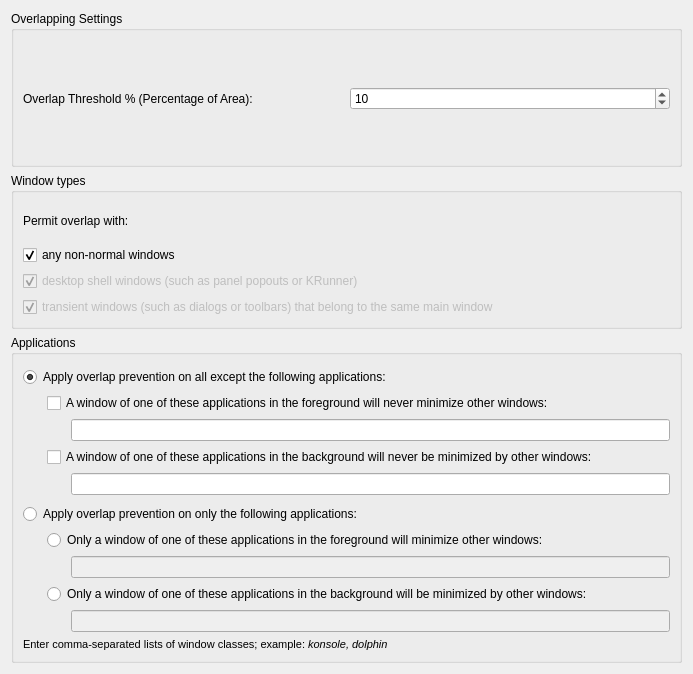
<?xml version="1.0" encoding="UTF-8"?>
<ui version="4.0">
 <class>KWin::FloatingTilesConfigForm</class>
 <widget class="QWidget" name="KWin::FloatingTilesConfigForm">
  <property name="geometry">
   <rect>
    <x>0</x>
    <y>0</y>
    <width>693</width>
    <height>674</height>
   </rect>
  </property>
  <property name="windowTitle">
   <string>Floating Tiles</string>
  </property>
  <layout class="QVBoxLayout" name="verticalLayout_8">
   <item>
    <layout class="QVBoxLayout" name="verticalLayout_5">
    <item>
      <widget class="QGroupBox" name="groupBox_1">
       <property name="title">
        <string>Overlapping Settings</string>
       </property>
       <layout class="QVBoxLayout" name="verticalLayout_3">
        <item>
         <layout class="QVBoxLayout" name="verticalLayout_2">
          <item>
           <spacer name="spacer_excludeMode">
            <property name="orientation">
             <enum>Qt::Vertical</enum>
            </property>
            <property name="sizeType">
             <enum>QSizePolicy::Fixed</enum>
            </property>
            <property name="sizeHint" stdset="0">
             <size>
              <width>20</width>
              <height>3</height>
             </size>
            </property>
           </spacer>
          </item>
         </layout>
        </item>
        <item>
         <layout class="QHBoxLayout" name="horizontalLayout_1">
          <item>
           <widget class="QLabel" name="label_overlapThreshold">
            <property name="text">
             <string>Overlap Threshold % (Percentage of Area):</string>
            </property>
           </widget>
          </item>
          <item>
           <widget class="QSpinBox" name="kcfg_overlapThreshold">
            <property name="minimum">
             <number>0</number>
            </property>
            <property name="maximum">
             <number>100</number>
            </property>
            <property name="value">
             <number>10</number>
            </property>
           </widget>
          </item>
         </layout>
        </item>
       </layout>
      </widget>
     </item>
     <item>
      <widget class="QGroupBox" name="groupBox_3">
       <property name="title">
        <string>Window types</string>
       </property>
       <layout class="QVBoxLayout" name="verticalLayout_7">
        <item>
         <layout class="QVBoxLayout" name="verticalLayout_6">
          <item>
           <widget class="QLabel" name="label">
            <property name="text">
             <string>Permit overlap with:</string>
            </property>
           </widget>
          </item>
          <item>
           <widget class="QCheckBox" name="kcfg_ignoreNonnormal">
            <property name="text">
             <string>any non-normal windows</string>
            </property>
            <property name="checked">
             <bool>true</bool>
            </property>
           </widget>
          </item>
          <item>
           <widget class="QCheckBox" name="kcfg_ignoreSpecial">
            <property name="enabled">
             <bool>false</bool>
            </property>
            <property name="text">
             <string>desktop shell windows (such as panel popouts or KRunner)</string>
            </property>
            <property name="checked">
             <bool>true</bool>
            </property>
           </widget>
          </item>
          <item>
           <widget class="QCheckBox" name="kcfg_ignoreTransient">
            <property name="enabled">
             <bool>false</bool>
            </property>
            <property name="text">
             <string>transient windows (such as dialogs or toolbars) that belong to the same main window</string>
            </property>
            <property name="checked">
             <bool>true</bool>
            </property>
           </widget>
          </item>
         </layout>
        </item>
       </layout>
      </widget>
     </item>
     <item>
      <widget class="QGroupBox" name="groupBox_2">
       <property name="title">
        <string>Applications</string>
       </property>
       <layout class="QVBoxLayout" name="verticalLayout_3">
        <item>
         <layout class="QVBoxLayout" name="verticalLayout_2">
          <item>
           <spacer name="spacer_excludeMode">
            <property name="orientation">
             <enum>Qt::Vertical</enum>
            </property>
            <property name="sizeType">
             <enum>QSizePolicy::Fixed</enum>
            </property>
            <property name="sizeHint" stdset="0">
             <size>
              <width>20</width>
              <height>3</height>
             </size>
            </property>
           </spacer>
          </item>
          <item>
           <widget class="QRadioButton" name="kcfg_excludeMode">
            <property name="text">
             <string>Apply overlap prevention on all except the following applications:</string>
            </property>
            <property name="checked">
             <bool>true</bool>
            </property>
           </widget>
          </item>
          <item>
           <layout class="QHBoxLayout" name="horizontalLayout">
            <item>
             <spacer name="horizontalSpacer">
              <property name="orientation">
               <enum>Qt::Horizontal</enum>
              </property>
              <property name="sizeType">
               <enum>QSizePolicy::Fixed</enum>
              </property>
              <property name="sizeHint" stdset="0">
               <size>
                <width>24</width>
                <height>20</height>
               </size>
              </property>
             </spacer>
            </item>
            <item>
             <widget class="QCheckBox" name="kcfg_excludeForeground">
              <property name="text">
               <string>A window of one of these applications in the foreground will never minimize other windows:</string>
              </property>
             </widget>
            </item>
           </layout>
          </item>
          <item>
           <layout class="QHBoxLayout" name="horizontalLayout_2">
            <item>
             <spacer name="horizontalSpacer_2">
              <property name="orientation">
               <enum>Qt::Horizontal</enum>
              </property>
              <property name="sizeType">
               <enum>QSizePolicy::Fixed</enum>
              </property>
              <property name="sizeHint" stdset="0">
               <size>
                <width>24</width>
                <height>20</height>
               </size>
              </property>
             </spacer>
            </item>
            <item>
             <spacer name="horizontalSpacer_10">
              <property name="orientation">
               <enum>Qt::Horizontal</enum>
              </property>
              <property name="sizeType">
               <enum>QSizePolicy::Fixed</enum>
              </property>
              <property name="sizeHint" stdset="0">
               <size>
                <width>24</width>
                <height>20</height>
               </size>
              </property>
             </spacer>
            </item>
            <item>
             <widget class="QLineEdit" name="kcfg_excludedAppsForeground">
              <property name="text">
               <string/>
              </property>
             </widget>
            </item>
           </layout>
          </item>
          <item>
           <layout class="QHBoxLayout" name="horizontalLayout_3">
            <item>
             <spacer name="horizontalSpacer_3">
              <property name="orientation">
               <enum>Qt::Horizontal</enum>
              </property>
              <property name="sizeType">
               <enum>QSizePolicy::Fixed</enum>
              </property>
              <property name="sizeHint" stdset="0">
               <size>
                <width>24</width>
                <height>20</height>
               </size>
              </property>
             </spacer>
            </item>
            <item>
             <widget class="QCheckBox" name="kcfg_excludeBackground">
              <property name="text">
               <string>A window of one of these applications in the background will never be minimized by other windows:</string>
              </property>
             </widget>
            </item>
           </layout>
          </item>
          <item>
           <layout class="QHBoxLayout" name="horizontalLayout_4">
            <item>
             <spacer name="horizontalSpacer_4">
              <property name="orientation">
               <enum>Qt::Horizontal</enum>
              </property>
              <property name="sizeType">
               <enum>QSizePolicy::Fixed</enum>
              </property>
              <property name="sizeHint" stdset="0">
               <size>
                <width>24</width>
                <height>20</height>
               </size>
              </property>
             </spacer>
            </item>
            <item>
             <spacer name="horizontalSpacer_11">
              <property name="orientation">
               <enum>Qt::Horizontal</enum>
              </property>
              <property name="sizeType">
               <enum>QSizePolicy::Fixed</enum>
              </property>
              <property name="sizeHint" stdset="0">
               <size>
                <width>24</width>
                <height>20</height>
               </size>
              </property>
             </spacer>
            </item>
            <item>
             <widget class="QLineEdit" name="kcfg_excludedAppsBackground"/>
            </item>
           </layout>
          </item>
          <item>
           <spacer name="spacer_includeMode">
            <property name="orientation">
             <enum>Qt::Vertical</enum>
            </property>
            <property name="sizeType">
             <enum>QSizePolicy::Fixed</enum>
            </property>
            <property name="sizeHint" stdset="0">
             <size>
              <width>20</width>
              <height>3</height>
             </size>
            </property>
           </spacer>
          </item>
          <item>
           <widget class="QRadioButton" name="kcfg_includeMode">
            <property name="text">
             <string>Apply overlap prevention on only the following applications:</string>
            </property>
           </widget>
          </item>
          <item>
           <layout class="QHBoxLayout" name="horizontalLayout_5">
            <item>
             <spacer name="horizontalSpacer_5">
              <property name="orientation">
               <enum>Qt::Horizontal</enum>
              </property>
              <property name="sizeType">
               <enum>QSizePolicy::Fixed</enum>
              </property>
              <property name="sizeHint" stdset="0">
               <size>
                <width>24</width>
                <height>20</height>
               </size>
              </property>
             </spacer>
            </item>
            <item>
             <widget class="QRadioButton" name="kcfg_includeForeground">
              <property name="text">
               <string>Only a window of one of these applications in the foreground will minimize other windows:</string>
              </property>
             </widget>
            </item>
           </layout>
          </item>
          <item>
           <layout class="QHBoxLayout" name="horizontalLayout_6">
            <item>
             <spacer name="horizontalSpacer_6">
              <property name="orientation">
               <enum>Qt::Horizontal</enum>
              </property>
              <property name="sizeType">
               <enum>QSizePolicy::Fixed</enum>
              </property>
              <property name="sizeHint" stdset="0">
               <size>
                <width>24</width>
                <height>20</height>
               </size>
              </property>
             </spacer>
            </item>
            <item>
             <spacer name="horizontalSpacer_12">
              <property name="orientation">
               <enum>Qt::Horizontal</enum>
              </property>
              <property name="sizeType">
               <enum>QSizePolicy::Fixed</enum>
              </property>
              <property name="sizeHint" stdset="0">
               <size>
                <width>24</width>
                <height>20</height>
               </size>
              </property>
             </spacer>
            </item>
            <item>
             <widget class="QLineEdit" name="kcfg_includedAppsForeground">
              <property name="enabled">
               <bool>false</bool>
              </property>
             </widget>
            </item>
           </layout>
          </item>
          <item>
           <layout class="QHBoxLayout" name="horizontalLayout_7">
            <item>
             <spacer name="horizontalSpacer_7">
              <property name="orientation">
               <enum>Qt::Horizontal</enum>
              </property>
              <property name="sizeType">
               <enum>QSizePolicy::Fixed</enum>
              </property>
              <property name="sizeHint" stdset="0">
               <size>
                <width>24</width>
                <height>20</height>
               </size>
              </property>
             </spacer>
            </item>
            <item>
             <widget class="QRadioButton" name="kcfg_includeBackground">
              <property name="text">
               <string>Only a window of one of these applications in the background will be minimized by other windows:</string>
              </property>
             </widget>
            </item>
           </layout>
          </item>
          <item>
           <layout class="QHBoxLayout" name="horizontalLayout_8">
            <item>
             <spacer name="horizontalSpacer_8">
              <property name="orientation">
               <enum>Qt::Horizontal</enum>
              </property>
              <property name="sizeType">
               <enum>QSizePolicy::Fixed</enum>
              </property>
              <property name="sizeHint" stdset="0">
               <size>
                <width>24</width>
                <height>20</height>
               </size>
              </property>
             </spacer>
            </item>
            <item>
             <spacer name="horizontalSpacer_13">
              <property name="orientation">
               <enum>Qt::Horizontal</enum>
              </property>
              <property name="sizeType">
               <enum>QSizePolicy::Fixed</enum>
              </property>
              <property name="sizeHint" stdset="0">
               <size>
                <width>24</width>
                <height>20</height>
               </size>
              </property>
             </spacer>
            </item>
            <item>
             <widget class="QLineEdit" name="kcfg_includedAppsBackground">
              <property name="enabled">
               <bool>false</bool>
              </property>
             </widget>
            </item>
           </layout>
          </item>
          <item>
           <widget class="QLabel" name="label_5">
            <property name="text">
             <string>&lt;html&gt;&lt;head/&gt;&lt;body&gt;&lt;p&gt;&lt;span style=&quot; font-size:8pt;&quot;&gt;Enter comma-separated lists of window classes; example: &lt;/span&gt;&lt;span style=&quot; font-size:8pt; font-style:italic;&quot;&gt;konsole, dolphin&lt;/span&gt;&lt;/p&gt;&lt;/body&gt;&lt;/html&gt;</string>
            </property>
            <property name="wordWrap">
             <bool>true</bool>
            </property>
           </widget>
          </item>
         </layout>
        </item>
       </layout>
      </widget>
     </item>
    </layout>
   </item>
  </layout>
 </widget>
 <resources/>
 <connections>
  <connection>
   <sender>kcfg_excludeForeground</sender>
   <signal>toggled(bool)</signal>
   <receiver>kcfg_excludedAppsForeground</receiver>
   <slot>setEnabled(bool)</slot>
   <hints>
    <hint type="sourcelabel">
     <x>361</x>
     <y>347</y>
    </hint>
    <hint type="destinationlabel">
     <x>376</x>
     <y>381</y>
    </hint>
   </hints>
  </connection>
  <connection>
   <sender>kcfg_excludeBackground</sender>
   <signal>toggled(bool)</signal>
   <receiver>kcfg_excludedAppsBackground</receiver>
   <slot>setEnabled(bool)</slot>
   <hints>
    <hint type="sourcelabel">
     <x>361</x>
     <y>415</y>
    </hint>
    <hint type="destinationlabel">
     <x>376</x>
     <y>449</y>
    </hint>
   </hints>
  </connection>
  <connection>
   <sender>kcfg_includeBackground</sender>
   <signal>toggled(bool)</signal>
   <receiver>kcfg_includedAppsBackground</receiver>
   <slot>setEnabled(bool)</slot>
   <hints>
    <hint type="sourcelabel">
     <x>361</x>
     <y>587</y>
    </hint>
    <hint type="destinationlabel">
     <x>20</x>
     <y>20</y>
    </hint>
   </hints>
  </connection>
  <connection>
   <sender>kcfg_autoRestore</sender>
   <signal>toggled(bool)</signal>
   <receiver>kcfg_autoReactivate</receiver>
   <slot>setEnabled(bool)</slot>
   <hints>
    <hint type="sourcelabel">
     <x>346</x>
     <y>52</y>
    </hint>
    <hint type="destinationlabel">
     <x>359</x>
     <y>81</y>
    </hint>
   </hints>
  </connection>
  <connection>
   <sender>kcfg_ignoreNonnormal</sender>
   <signal>toggled(bool)</signal>
   <receiver>kcfg_ignoreSpecial</receiver>
   <slot>setChecked(bool)</slot>
   <hints>
    <hint type="sourcelabel">
     <x>346</x>
     <y>178</y>
    </hint>
    <hint type="destinationlabel">
     <x>346</x>
     <y>206</y>
    </hint>
   </hints>
  </connection>
  <connection>
   <sender>kcfg_ignoreNonnormal</sender>
   <signal>toggled(bool)</signal>
   <receiver>kcfg_ignoreSpecial</receiver>
   <slot>setDisabled(bool)</slot>
   <hints>
    <hint type="sourcelabel">
     <x>346</x>
     <y>178</y>
    </hint>
    <hint type="destinationlabel">
     <x>346</x>
     <y>206</y>
    </hint>
   </hints>
  </connection>
  <connection>
   <sender>kcfg_ignoreNonnormal</sender>
   <signal>toggled(bool)</signal>
   <receiver>kcfg_ignoreTransient</receiver>
   <slot>setChecked(bool)</slot>
   <hints>
    <hint type="sourcelabel">
     <x>346</x>
     <y>178</y>
    </hint>
    <hint type="destinationlabel">
     <x>346</x>
     <y>234</y>
    </hint>
   </hints>
  </connection>
  <connection>
   <sender>kcfg_ignoreNonnormal</sender>
   <signal>toggled(bool)</signal>
   <receiver>kcfg_ignoreTransient</receiver>
   <slot>setDisabled(bool)</slot>
   <hints>
    <hint type="sourcelabel">
     <x>346</x>
     <y>178</y>
    </hint>
    <hint type="destinationlabel">
     <x>346</x>
     <y>234</y>
    </hint>
   </hints>
  </connection>
  <connection>
   <sender>kcfg_includeForeground</sender>
   <signal>toggled(bool)</signal>
   <receiver>kcfg_includedAppsForeground</receiver>
   <slot>setEnabled(bool)</slot>
   <hints>
    <hint type="sourcelabel">
     <x>361</x>
     <y>519</y>
    </hint>
    <hint type="destinationlabel">
     <x>20</x>
     <y>20</y>
    </hint>
   </hints>
  </connection>
  <connection>
   <sender>kcfg_overlapThreshold</sender>
   <signal>valueChanged(int)</signal>
   <hints>
    <hint type="sourcelabel">
     <x>10</x>
     <y>10</y>
    </hint>
    <hint type="destinationlabel">
     <x>20</x>
     <y>20</y>
    </hint>
   </hints>
  </connection>
  <connection>
   <sender>kcfg_includeMode</sender>
   <signal>toggled(bool)</signal>
   <receiver>kcfg_includeForeground</receiver>
   <slot>setEnabled(bool)</slot>
   <hints>
    <hint type="sourcelabel">
     <x>346</x>
     <y>491</y>
    </hint>
    <hint type="destinationlabel">
     <x>361</x>
     <y>519</y>
    </hint>
   </hints>
  </connection>
  <connection>
   <sender>kcfg_includeMode</sender>
   <signal>toggled(bool)</signal>
   <receiver>kcfg_includeBackground</receiver>
   <slot>setEnabled(bool)</slot>
   <hints>
    <hint type="sourcelabel">
     <x>346</x>
     <y>491</y>
    </hint>
    <hint type="destinationlabel">
     <x>361</x>
     <y>587</y>
    </hint>
   </hints>
  </connection>
  <connection>
   <sender>kcfg_excludeMode</sender>
   <signal>toggled(bool)</signal>
   <receiver>kcfg_excludeBackground</receiver>
   <slot>setEnabled(bool)</slot>
   <hints>
    <hint type="sourcelabel">
     <x>346</x>
     <y>319</y>
    </hint>
    <hint type="destinationlabel">
     <x>361</x>
     <y>415</y>
    </hint>
   </hints>
  </connection>
  <connection>
   <sender>kcfg_excludeMode</sender>
   <signal>toggled(bool)</signal>
   <receiver>kcfg_excludeForeground</receiver>
   <slot>setEnabled(bool)</slot>
   <hints>
    <hint type="sourcelabel">
     <x>346</x>
     <y>319</y>
    </hint>
    <hint type="destinationlabel">
     <x>361</x>
     <y>347</y>
    </hint>
   </hints>
  </connection>
 </connections>
</ui>
